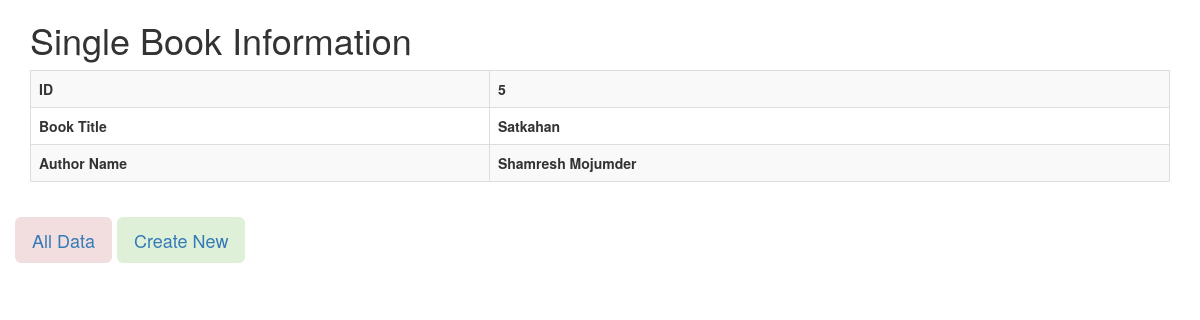
Screenshot of /views/SEID175166/BookTitle/view.php?id=5 with the database file from the repository.
### tables this page shows
CREATE TABLE `book_title` (
  `id` int(13) NOT NULL,
  `book_title` varchar(100) NOT NULL,
  `author_name` varchar(100) NOT NULL,
  `is_trashed` varchar(50) NOT NULL DEFAULT 'NO'
);

### src/BITM/SEID175166/Model/Database.php (called while the page is built, shortened)
<?php
class Database
{
    public function __construct()
    {
        try {
            $this->dbh = new PDO("mysql:host=localhost;dbname=atomic_project_b69", "root", "");
        } catch (PDOException $error) {
            echo $error->getMessage();
        }
    }
}

### src/BITM/SEID175166/BookTitle/BookTitle.php (called while the page is built, shortened)
<?php
class BookTitle extends Database
{
    protected $id, $bookTitle, $authorName;
    public function setData($postDataArray)
    {
        if(array_key_exists('id',$postDataArray))
              $this->id = $postDataArray['id'];
    }
    public function viewSingleData(){
        $sqlQuery = "SELECT * FROM book_title WHERE id=".$this->id;
        $sth =  $this->dbh->query($sqlQuery);
        $sth->setFetchMode(PDO::FETCH_OBJ);
        $oneData =  $sth->fetch();
        return $oneData;
    }
}

### views/SEID175166/BookTitle/view.php (the view, shortened to what this page needs)
<?php
$obj = new BookTitle();
$obj->setData($_GET);
$oneData  =  $obj->viewSingleData();
?>
<!doctype html>
<html lang="en">
<head>
    <link rel="stylesheet" href="../../../resources/bootstrap-3.3.7-dist/css/bootstrap.min.css">
</head>
<body>
<div class="container">
<?php
         echo "
             <h1> Single Book Information </h1>
             <table class='table table-bordered table-striped'>
                    <tr>
                        <td>  <b>ID</b>  </td>
                        <td>  <b>$oneData->id</b>  </td>
                    </tr>
                     <tr>
                        <td>  <b>Book Title</b>  </td>
                        <td>  <b>$oneData->book_title</b>  </td>
                    </tr>
                     <tr>
                        <td>  <b>Author Name</b>  </td>
                        <td>  <b>$oneData->author_name</b>  </td>
                    </tr>
             </table>
         ";
?>
</div>
<div class="nav navbar-brand">
    <a href='index.php' class='btn btn-lg bg-danger'>All Data</a>
    <a href='create.php' class='btn btn-lg bg-success'>Create New</a>
</div>
</body>
</html

### rows the page displays
book_title: id "5", book_title "Satkahan", author_name "Shamresh Mojumder"
